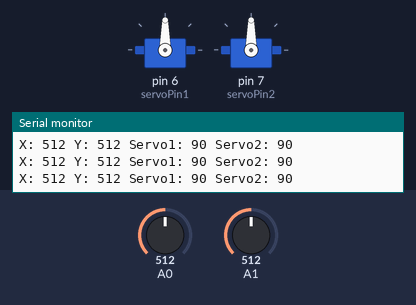
A sketch run on a simulated Arduino Uno, built with avr-gcc and run on an emulated ATmega328P. Shown: 2 × servo, the last lines printed to the serial monitor. The inputs (shaded band) are chosen by the test bench; at power-on: A1 = 512, A0 = 512.

Above: at 1.2 s.
1.3 s: A1 set to 559
At 1.9 s:
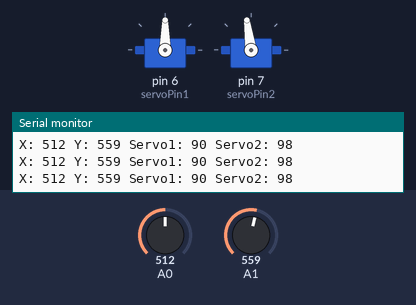
4.3 s: A1 set to 586
At 5.5 s:
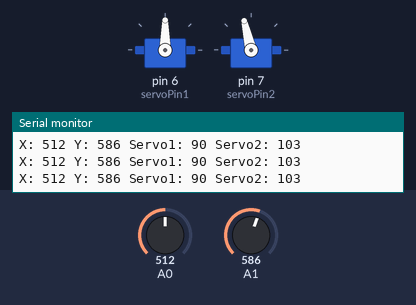
5.8 s: A0 set to 551
At 6.7 s:
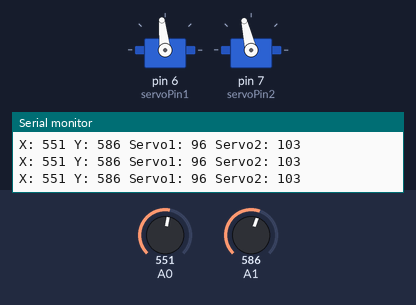
8.8 s: A0 set to 581
At 10.0 s:
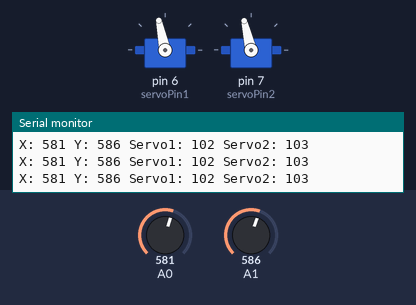
10.3 s: A0 set to 306
At 11.5 s:
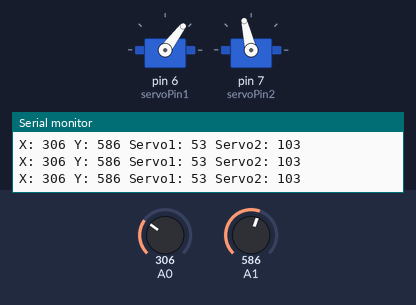
11.8 s: A1 set to 511
At 12.7 s:
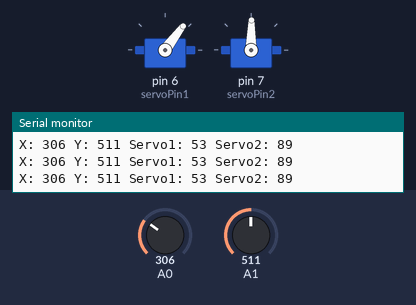
Timing chart, 0 to 14.3 s (numbered marks = the images above; inputs shaded):
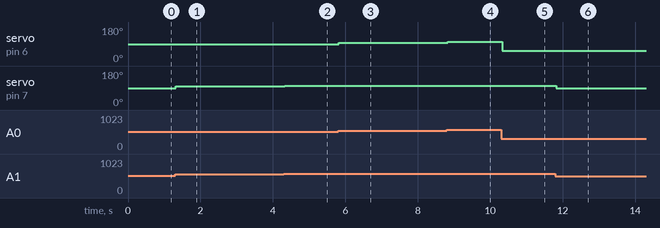

Measured:
- after the input at 1.3 s, servo on pin 7 (servoPin2): 90° → 98° at once
- after the input at 4.3 s, servo on pin 7 (servoPin2): 98° → 103° at once
- after the input at 5.8 s, servo on pin 6 (servoPin1): 90° → 96° at once
- after the input at 8.8 s, servo on pin 6 (servoPin1): 96° → 102° at once
- after the input at 10.3 s, servo on pin 6 (servoPin1): 102° → 53° at once
- after the input at 11.8 s, servo on pin 7 (servoPin2): 103° → 89° at once

The sketch:

Robot_hand.ino
```cpp
#include <Servo.h>  // Servo kütüphanesini dahil et

// Servo motorlarının pinleri
int servoPin1 = 6;  // İlk servo motoru X ekseni için
int servoPin2 = 7;  // İkinci servo motoru Y ekseni için

// Servo nesneleri oluştur
Servo servo1;
Servo servo2;

void setup() {
  // Servo motorlarını bağla
  servo1.attach(servoPin1);
  servo2.attach(servoPin2);

  // Başlangıçta servo motorlarını 90 dereceye yerleştir
  servo1.write(90);
  servo2.write(90);

  // Serial monitörü başlat
  Serial.begin(9600);
}

void loop() {
  // Joystick'in X ve Y eksenlerinden gelen analog değerleri oku
  int xValue = analogRead(A0);  // X ekseni (0-1023 arası)
  int yValue = analogRead(A1);  // Y ekseni (0-1023 arası)

  // Joystick değerlerini 0-180 arası servo motor açılarına dönüştür
  int servo1Angle = map(xValue, 0, 1023, 0, 180);  // X ekseni için servo açısı
  int servo2Angle = map(yValue, 0, 1023, 0, 180);  // Y ekseni için servo açısı
// Servo motorlarının açılarını ayarla
  servo1.write(servo1Angle);
  servo2.write(servo2Angle);

  // Serial monitörde joystick değerlerini ve servo açılarını göster
  Serial.print("X: ");
  Serial.print(xValue);
  Serial.print(" Y: ");
  Serial.print(yValue);
  Serial.print(" Servo1: ");
  Serial.print(servo1Angle);
  Serial.print(" Servo2: ");
  Serial.println(servo2Angle);

}
```
